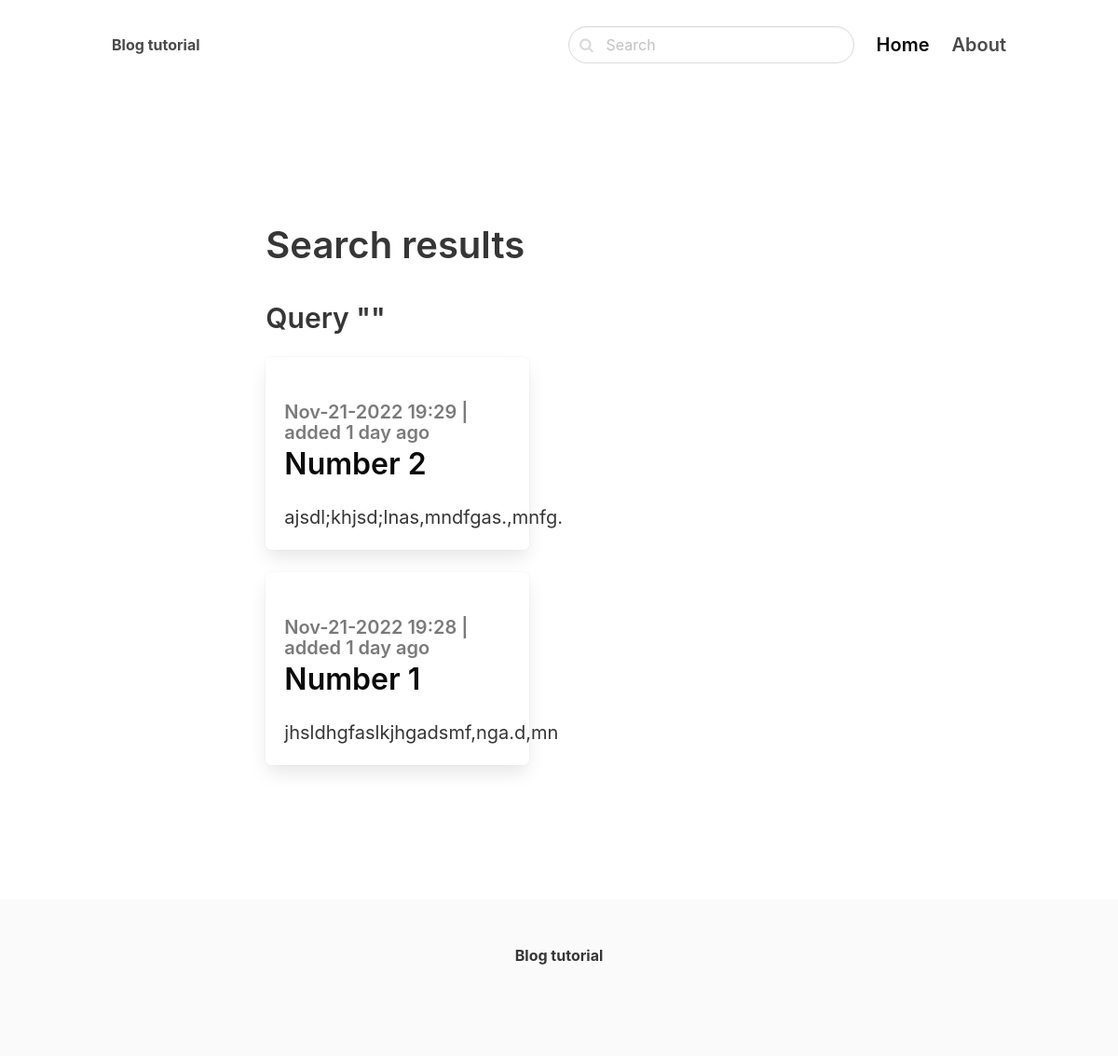
/search/, run on an earlier commit of the app's database.
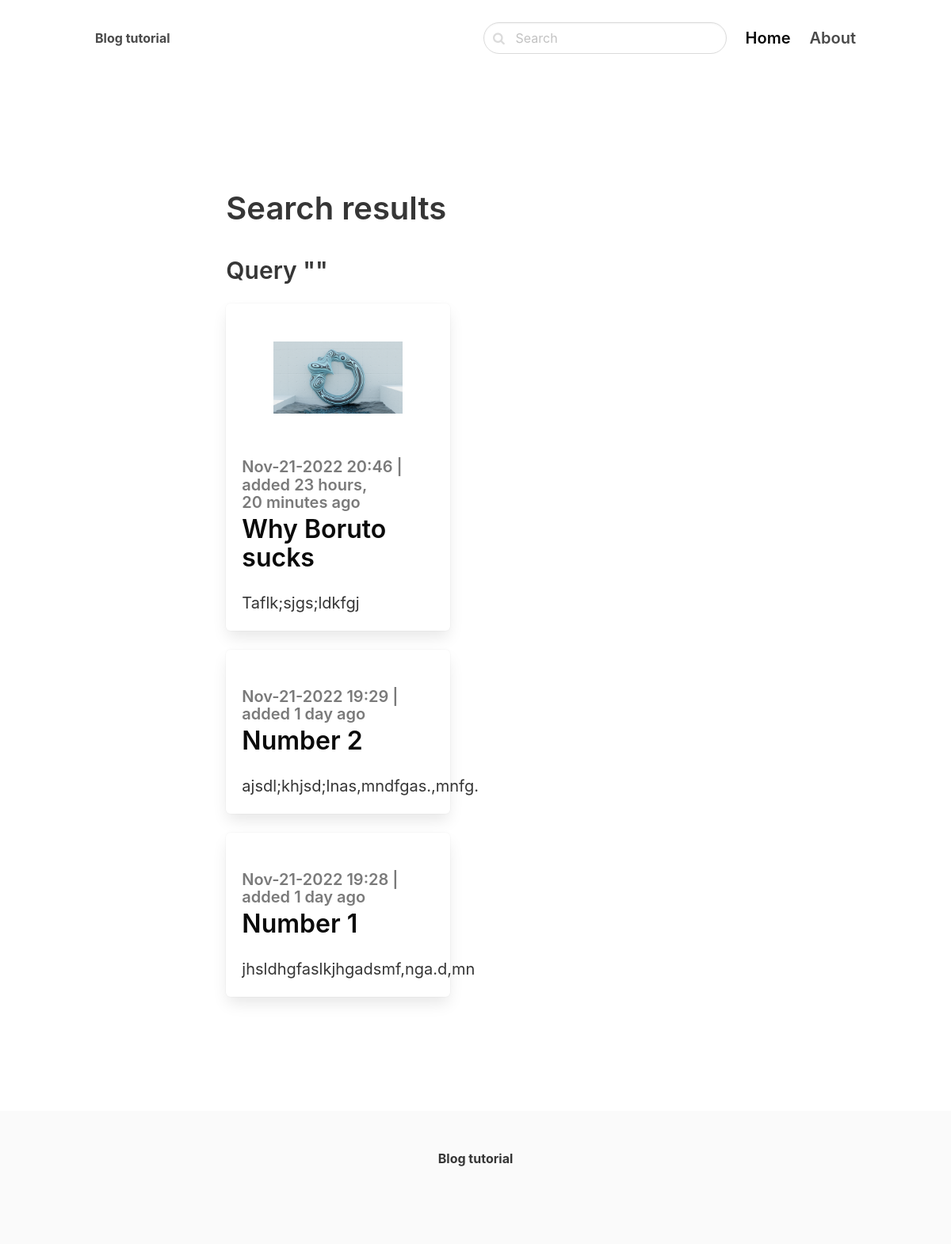
And on a later commit of the database.
### blog/models.py (models this page shows, shortened)
class Post(models.Model):
    ACTIVE = 'active'
    DRAFT = 'draft'
    CHOICE_STATUS = (
        (ACTIVE, 'Active'),
        (DRAFT, 'Draft')
    )
    category = models.ForeignKey(Category, related_name='posts', on_delete=models.CASCADE)
    title = models.CharField(max_length=255)
    slug = models.SlugField()
    intro = models.TextField()
    body = models.TextField()
    date_added = models.DateTimeField(auto_now_add=True)
    status = models.CharField(max_length=10, choices=CHOICE_STATUS, default=ACTIVE)
    image = models.ImageField(upload_to='uploads/', blank=True, null=True)
    class Meta:
        ordering = ('-date_added', )

### blog/views.py (the view)
# urls.py: path('search/', views.search, name='search'),
def search(request):
    query = request.GET.get('query', '')
    posts = Post.objects.filter(status=Post.ACTIVE).filter(Q(title__icontains=query) | Q(intro__icontains=query) | Q(body__icontains=query))
    context = {
        'posts': posts,
        'query': query
    }
    return render(request, 'blog/search.html', context=context)

### blog/templates/blog/search.html (shortened to what this page needs)
{% extends 'core/base.html' %}
{% block content %}
<section class="hero ">
    <div class="hero-body">
        <div class="container">
            <section class="section">
                <div class="columns is-variable is-8">
                    <div class="column is-5 is-offset-1 ">
                        <div class="content is-medium">
                            <h1>Search results</h1>
                            <h3>Query "{{ query }}"</h3>
                        </div>
                        {% for post in posts %}
                            {% include  'core/post.html' %}
                        {% empty %}
                            <div class="content">
                                <p>No results for {{ query }}...</p>
                            </div>
                        {% endfor %}
                    </div>
                </section>
            </div>
        </div>
    </section>
{% endblock content %}

### core/templates/core/post.html
<div class="content is-medium">
    <a href="{% url 'post_detail' post.category.slug post.slug %}" class="box pt-6">
      {% if post.image %}
      <figure class="image mb-6">
        <img src="{{ post.image.url }}">
      </figure>
      {% endif %}
      <h2 class="subtitle is-5 has-text-grey">{{ post.date_added | date:'M-d-Y H:i'}} | added {{post.date_added| timesince }} ago</h2>
      <h1 class="title has-text-black is-3">{{ post.title }}</h1>
      <p class="has-text-dark">{{post.intro}}</p>
    </a>
  </div>

What changed in the data, as far as the page shows it:
now on this page (row edited): Post: image (picture), date_added "Nov-21-2022 20:46", date_added "23 hours, 20 minutes", title "Why Boruto sucks", intro "Taflk;sjgs;ldkfgj"
